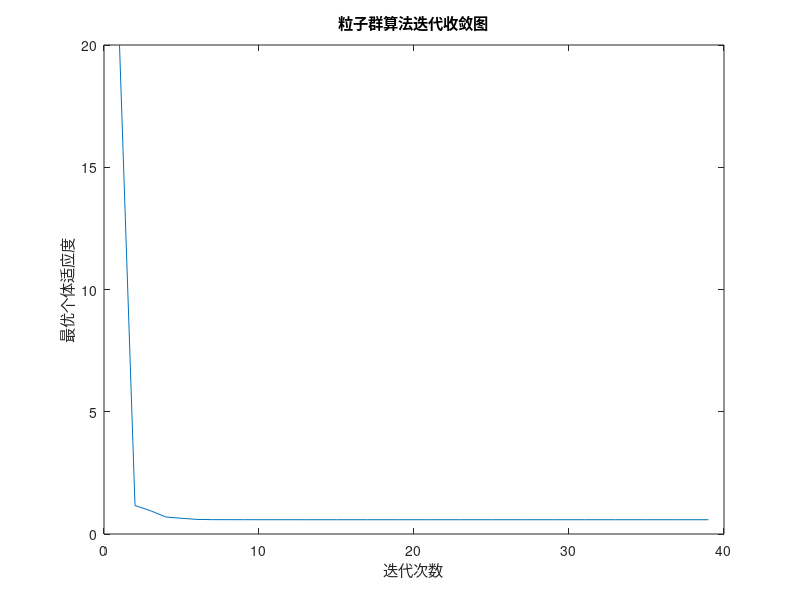

Reproduce this figure in MATLAB.
% 粒子群优化算法
% 主函数程序
clc;
clear all;
m = 150;%初始化150个粒子
pgf(1) = 20;%最大适应度pgx
h = 1;
wmax = 0.9;
wmin = 0.3;
c1 = 1.5;
c2 = 1.5;
Nmax = 200;%最大迭代次数
theta_1 = pi/4;
theta_0 = 0;
kk = 1;
pnf(1) = pgf(1);
for i = 1 : m
    x(i) = rand*(10-0.1)+0.1; %初始粒子
    v(i) = -2+4*rand;
    
    px(i) = x(i); % 每个粒子最优位置
    pf(i) = px(i); % 每个粒子最优位置的适应度，也就是时间
    
    if pgf(h) > pf(i)
        a0 = theta_0; %初始位置
        a1 = 0;
        a2 = 0;
        a3 = 10*(theta_1-theta_0)/power(x(i),3);%初始速度和加速度均为0
        a4 = -15*(theta_1-theta_0)/power(x(i),4);
        a5 = 6*(theta_1-theta_0)/power(x(i),5);
        F = 1;
        for t = 0 : 0.01 :x(i)
            %速度限制
            if(abs(5*a5*t^4 + 4*a4*t^3 + 3*a3*t^2 + 2*a2*t + a1)) > 7.8
                F = 0;
            end
            %加速度限制
            if(abs(20*a5*t^3 + 12*a4*t^2 + 6*a3*t + 2*a2)) > 13.3
                F = 0;
            end
        end
       if F == 1
            h = h+1;
            pgx = px(i); %全局最优解
            pgf(h) = pf(i); %全局最优适应度
       end
    end
    kk = kk + 1;
    pnf(kk) = pgf(h);
end

% 更新各粒子的速度，位置
for k = 2 : Nmax
    w = wmax-(wmax-wmin)*k/Nmax;
    % 对种群中的粒子进行迭代
    for i = 1 : m
        v(i) = w*v(i) + c1*rand*(px(i)-x(i)) + c2*rand*(pgx-x(i));
        
        %速度是否超出限制
        if v(i) < -2
            v(i) = -2;
            x(i) = x(i) - abs(v(i));
        elseif v(i) > 2
            v(i) = 2;
            x(i) = x(i) - abs(v(i));
        else
             x(i) = x(i) + v(i);
        end
        
        %时间是否超限
        if x(i) < 0.1
            x(i) = 0.1;
        end
        if x(i) > 10
            x(i) = 10;
        end
        
        f = x(i);
        if pf(i) > f % 如果第i个粒子的最优适应度 出现更优的结果
            % 通过 x(i)的值计算五次多项式的 a0 a1 a2 a3 a4 a5
            a0 = theta_0; %初始位置
            a1 = 0;
            a2 = 0;
            a3 = 10*(theta_1-theta_0)/power(x(i),3);%初始速度和加速度均为0
            a4 = -15*(theta_1-theta_0)/power(x(i),4);
            a5 = 6*(theta_1-theta_0)/power(x(i),5);
            
            F = 1;
            for t = 0 : 0.01 :x(i)
                %速度限制
                if(abs(5*a5*t^4 + 4*a4*t^3 + 3*a3*t^2 + 2*a2*t + a1)) > 7.8
                    F = 0;
                end
                %加速度限制
                if(abs(20*a5*t^3 + 12*a4*t^2 + 6*a3*t + 2*a2)) > 13.3
                    F = 0;
                end
            end
             if F == 1
                px(i) = x(i); %更新第i个粒子的最优位置和最优适应度
                pf(i) = f;
                if pgf(h) > pf(i)
                    h = h+1;
                    pgf(h) = pf(i);%群体最优适应度
                    pgx = px(i); %群体最优时间
                end
             end
        end
%         if pgf(h) > pf(i)
%             h = h+1;
%             pgf(h) = pf(i);%群体最优适应度
%             pgx = px(i); %群体最优时间
%         end
    end
    kk = kk + 1;
    pnf(kk) = pgf(h); 
end

%画图
figure(1);

plot(pgf);
title('粒子群算法迭代收敛图');
xlabel('迭代次数');
ylabel('最优个体适应度');

